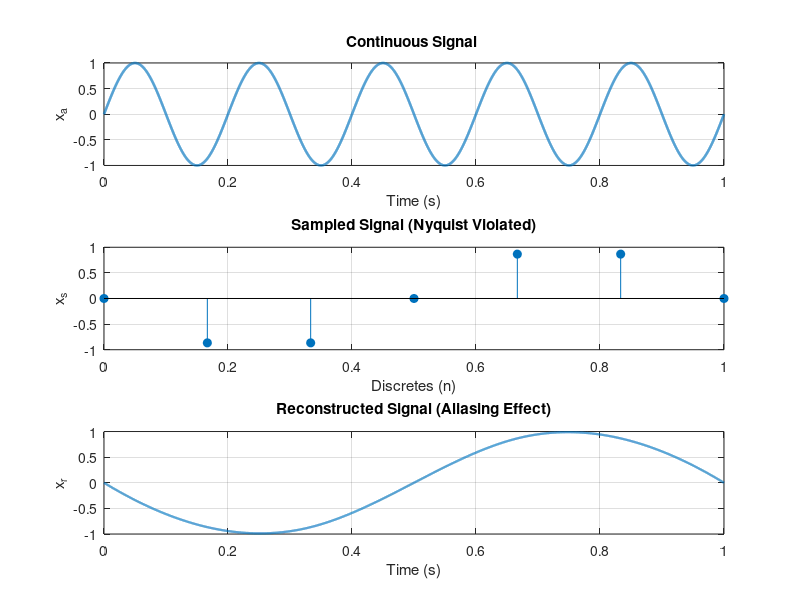

Write the MATLAB code that produced this figure.
clc;
clear;
close all;
%Parameters
A  = 1;        % Amplitude
f  = 5;        % Original signal frequency (Hz)
fs = 6;        % Sampling frequency (fs < 2f → Nyquist violated)
T  = 1;        % Duration (sec)
% Continuous-time signal
t = 0:0.0001:T;
xa = A*sin(2*pi*f*t);
% Sampling
n = 0:1/fs:T;
xs = A*sin(2*pi*f*n);
% Reconstruction (interpolation)
xr = interp1(n, xs, t, 'spline');
% Plotting the graph
figure;
% Continuous signal
subplot(3,1,1);
plot(t, xa, 'LineWidth', 1.8);
grid on;
title('Continuous Signal ');
xlabel('Time (s)');
ylabel('x_a');
% Discrete signal
subplot(3,1,2);
stem(n, xs, 'filled');
grid on;
title('Sampled Signal (Nyquist Violated)');
xlabel('Discretes (n)');
ylabel('x_s');
% Reconstructed signal
subplot(3,1,3);
plot(t, xr, 'LineWidth', 1.6);
grid on;
title('Reconstructed Signal (Aliasing Effect)');
xlabel('Time (s)');
ylabel('x_r');
